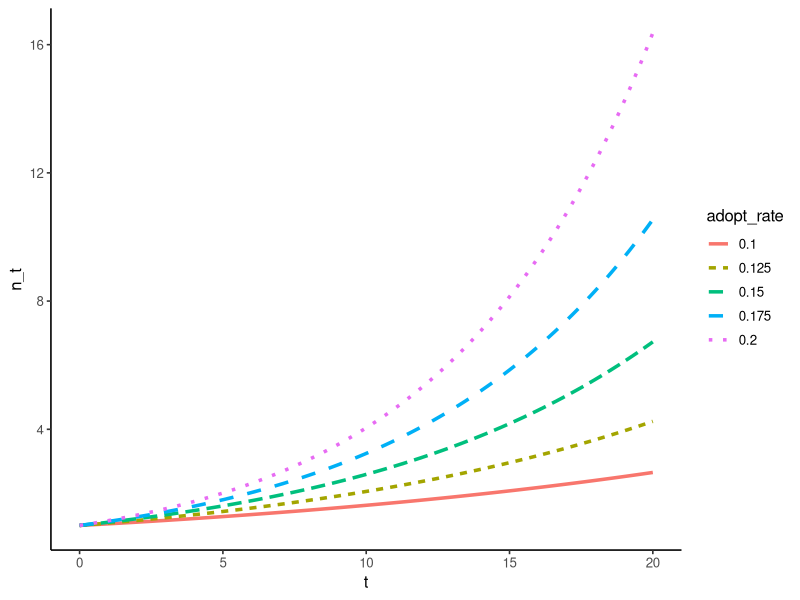

This chart was generated by the following R code:
## ---- chunk 1
n <- function(t, adopt_rate = 0.2, drop_rate = 0.1, n_0 = 1) { 
  lambda <- (1 + adopt_rate - drop_rate)
  n_t <- n_0 * (lambda ** t)
  return (n_t)
}
## ---- chunk 2
#| code-fold: true
#| code-summary: "`make_n_tbl` function definition"
make_n_tbl <- function(tmin = 0.0, tmax = 20.0, dt = 0.2, 
                       adopt_rates = seq(0.1, 0.2, 0.025), drop_rate = 0.05) {
  
  # Define vector of time points passed to the n function defined above
  tvec <- seq(tmin, tmax, dt)
  
  # Create table to plot n_t for different adoption rate (alpha) values
  n_tbl <- tibble::tibble(
    # Repeat time vector four times for each alpha.
    t = rep(tvec, length(adopt_rates)),  
    
    # Create n_t vector for each adopt_rate, n_0=1 implicit
    n_t = 
      purrr::map(adopt_rates, ~ n(tvec, .x, drop_rate)) |> 
      purrr::flatten_dbl(),
    
    # Repeat adopt rate for each tstep
    adopt_rate = factor(
      purrr::map(adopt_rates, ~ rep(.x, length(tvec))) |> 
      purrr::flatten_dbl(),
      levels = adopt_rates
    )
  )
  
  return (n_tbl)
}
## ---- chunk 3
library(ggplot2)
n_tbl <- make_n_tbl()
unconstrained_plot <- ggplot(n_tbl, aes(x = t, y = n_t, 
                       color = adopt_rate, 
                       linetype=adopt_rate)) +
  geom_line(linewidth = 1.2) + theme_classic(base_size = 12)
print(unconstrained_plot)
## ---- chunk 4
n_t_discrete <- function() {
  
}

make_n_discrete_tbl <- function() {
  
}
